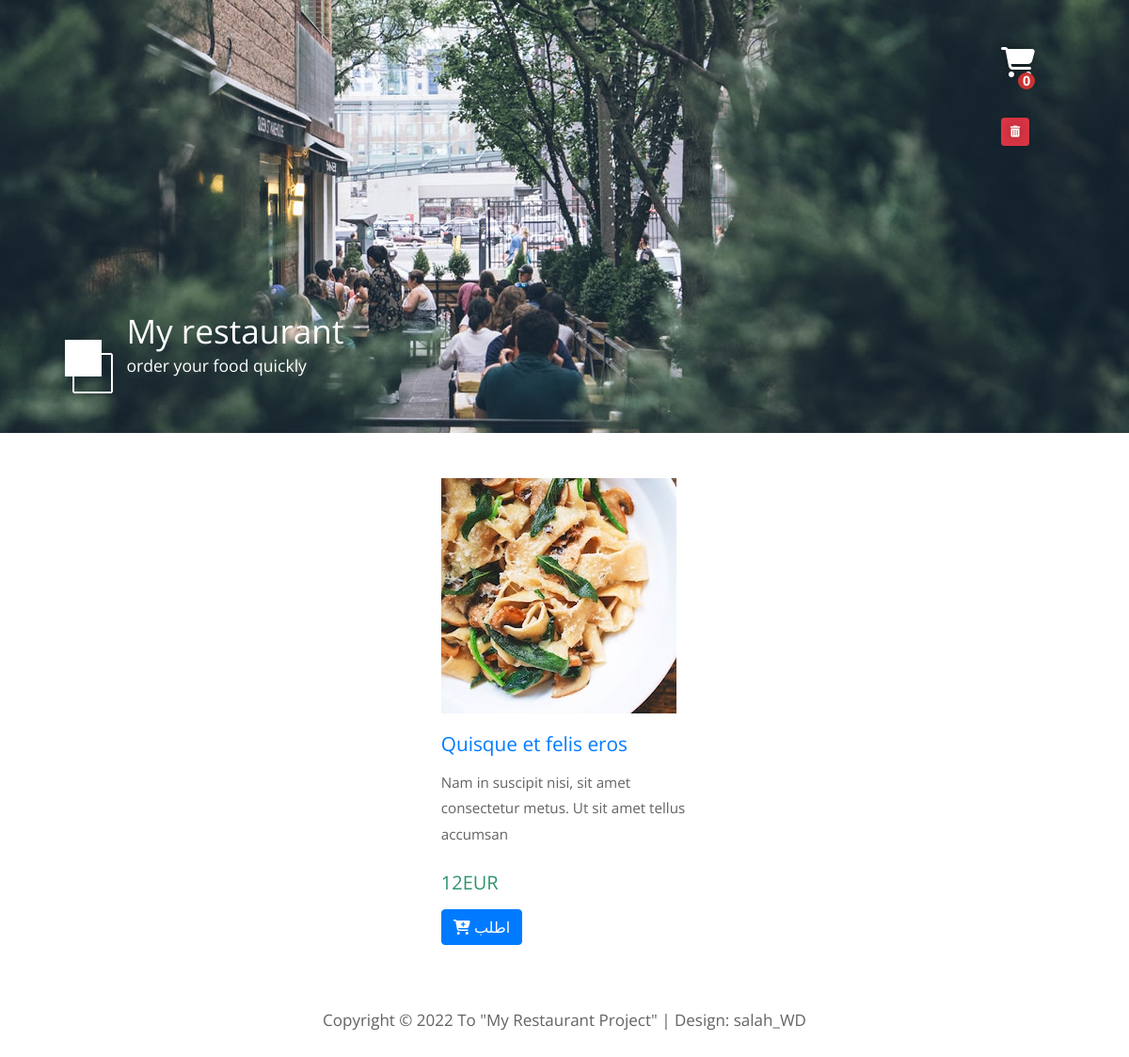
The page /food/food/4 on the database its author committed.
### tables this page shows
CREATE TABLE `foods` (
  `id` int(11) NOT NULL,
  `name` varchar(255) NOT NULL,
  `price` int(11) NOT NULL,
  `description` text NOT NULL,
  `image` varchar(255) NOT NULL,
  `category` int(11) NOT NULL
);

CREATE TABLE `currencies` (
  `id` int(11) NOT NULL,
  `name` varchar(255) NOT NULL,
  `icon` varchar(255) NOT NULL
);

### DB.php (called while the page is built, shortened)
<?php
$db_config = [
	"env" => "development",
	"development" => [
						"host" => "localhost",
						"database" => "food",
						"username" => "root",
						"password" => ""
					 ],
	"production"  => [
						"host" => "",
						"database" => "",
						"username" => "",
						"password" => ""
					 ]
];
class DB {
	private static $instance = null;
	private $dbh = null, $table, $columns, $sql, $bindValues, $getSQL,
	$where, $orWhere, $whereCount=0, $isOrWhere = false,
	$rowCount=0, $limit, $orderBy, $lastIDInserted = 0;
	private function __construct() {
		global $db_config;
		if ($db_config['env'] == "development") {
			$config = $db_config['development'];
		}elseif ($db_config['env'] == "production") {
			$config = $db_config['production'];
		}else{
			die("Environment must be either 'development' or 'production'.");
		}
		try {
			$this->dbh = new PDO("mysql:host=".$config['host'].";dbname=".$config['database'].";charset=utf8", $config['username'], $config['password'] );
			$this->dbh->setAttribute(PDO::ATTR_DEFAULT_FETCH_MODE, PDO::FETCH_OBJ);
		} catch (Exception $e) {
			die("Error establishing a database connection.");
		}
	}
	public static function getInstance() {
		if (!self::$instance) {
			self::$instance = new DB();
		}
		return self::$instance;
	}
	private function resetQuery() {
		$this->table = null;
		$this->columns = null;
		$this->sql = null;
		$this->bindValues = null;
		$this->limit = null;
		$this->orderBy = null;
		$this->where = null;
		$this->whereCount = 0;
	}
	public function table($table_name) {
		$this->table = $table_name;
		return $this;
	}
	public function select($columns) {
		$columns = explode(',', $columns);
		foreach ($columns as $key => $column) {
			$columns[$key] = trim($column);
		}
		$columns = implode('`, `', $columns);
		$this->columns = "`{$columns}`";
		return $this;
	}
	public function where() {
		if ($this->whereCount == 0) {
			$this->where .= " WHERE ";
			$this->whereCount+=1;
		}else{
			$this->where .= " AND ";
		}
		$num_args = func_num_args();
		$args = func_get_args();
		if ($num_args == 1) {
			if (is_numeric($args[0])) {
				$this->where .= "`id` = ?";
				$this->bindValues[] =  $args[0];
			}
		}elseif ($num_args == 3) {
			$this->where .= "`".trim($args[0]). "` ". $args[1]. " ?";
			$this->bindValues[] =  $args[2];
		}
		return $this;
	}
	public function get() {
		$stmt = $this->dbh->prepare($this->sql);
		$stmt->execute($this->bindValues);
		$rows = $stmt->fetchAll(PDO::FETCH_CLASS,'MareiObj');
		$collection = new MareiCollection;
		$x=0;
		foreach ($rows as $key => $row) {
			$collection->offsetSet($x++,$row);
		}
		return $collection;
	}
	private function assimbleQuery() {
		if ( $this->columns !== null ) {
			$select = $this->columns;
		}else{
			$select = "*";
		}
		$this->sql = "SELECT $select FROM `$this->table`";
		if ($this->where !== null) {
			$this->sql .= $this->where;
		}
	}
}
class MareiCollection implements ArrayAccess{
       public function offsetGet($offset) {
           return isset($this->$offset) ? $this->$offset : null;
       }
}

### view/food/get.php (the view, shortened to what this page needs)
<div class="container">
  <div class="d-flex align-items-center justify-content-center mt-5">
  <article class="col-lg-3 col-md-4 col-sm-6 col-12 tm-gallery-item food-container">
    <figure>
      <img src="<?php echo $food->image;?>" alt="Image" class="img-fluid tm-gallery-img">
      <figcaption>
        <h4 class="tm-gallery-title"><a href="http://localhost\food\food/1"><?php echo $food->name;?></a></h4>
        <p class="tm-gallery-description"><?php echo $food->description;?></p>
        <p class="tm-gallery-price"><?php echo $food->price;?><?php echo $currency->icon;?></p>
      </figcaption>
        <button type="button" class="btn btn-primary" data-toggle="modal" data-target="#orderCount">
        <i class="fa fa-cart-plus"></i> اطلب
      </button>
    </figure>
  </article>
  </div>
</div>

### css/index.css (style rules this page uses)
ul, nav, body, h1, h2, h4, h6, p, figure { margin: 0; padding: 0; }
a, button { transition: all 0.3s ease; }
html { box-sizing: border-box; -ms-overflow-style: scrollbar; }
*, *::before, *::after { box-sizing: inherit; }
.container { width: 100%; position: relative; max-width: 1200px; margin-right: auto; margin-left: auto; }
.col-lg-3, .col-lg-4, .col-lg-6, .col-md-4, .col-md-6, .col-sm-6, .col-12 { position: relative; width: 100%; padding-right: 15px; padding-left: 15px; }
.col-12 { -ms-flex: 0 0 100%; flex: 0 0 100%; max-width: 100%; }
@media (min-width: 576px) { .col-sm-6 { -ms-flex: 0 0 50%; flex: 0 0 50%; max-width: 50%; } }
@media (min-width: 768px) { .col-md-4 { -ms-flex: 0 0 33.333333%; flex: 0 0 33.333333%; max-width: 33.333333%; } }
@media (min-width: 992px) { .col-lg-3 { -ms-flex: 0 0 25%; flex: 0 0 25%; max-width: 25%; } }
.img-fluid { max-width: 100%; height: auto; }
body { font-family: 'Open Sans', Arial, sans-serif; font-size: 17px; background-color: #fff; overflow-x: hidden; }
p, address { color: #626364; line-height: 1.8; }
.tm-gallery-description { font-size: 0.95rem; }
.tm-gallery-img { margin-bottom: 20px; }
.tm-gallery-title { font-size: 1.3rem; font-weight: 400; color: #1A6692; margin-bottom: 15px; }
.tm-gallery-description { margin-bottom: 20px; }
.tm-gallery-price { font-size: 1.25rem; color: #2F956D; margin-bottom: 10px; }

### rows shown on the page
foods: image (picture), name "Quisque et felis eros", description "Nam in suscipit nisi, sit amet consectetur metus. Ut sit amet tellus accumsan", price "12"
currencies: icon "EUR"

### other values the page prints
count($_SESSION["cart"]->orders) "0"
